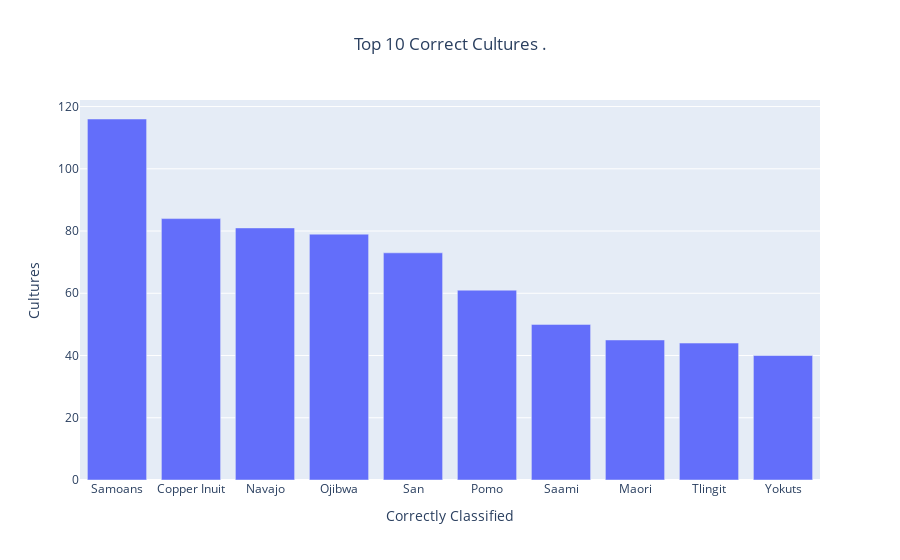
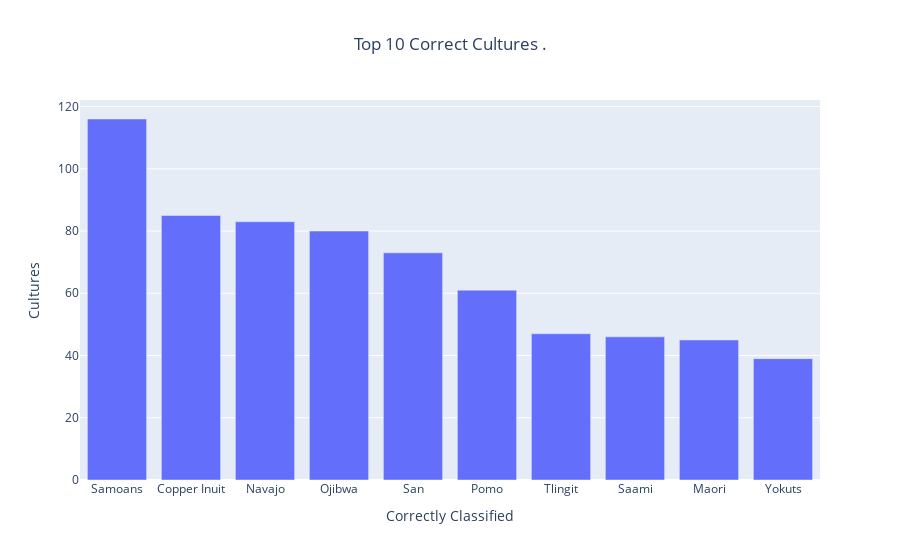
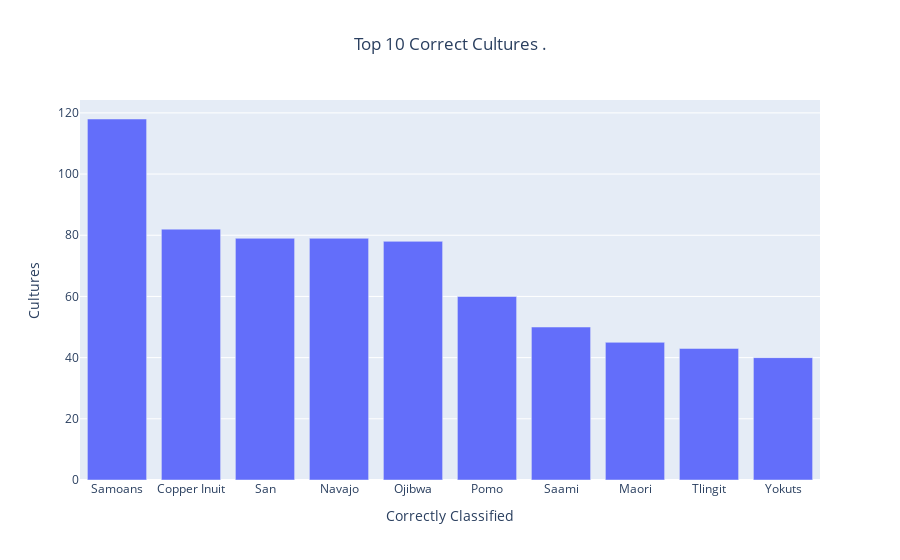

The cell these charts' notebook holds for them, in order:
### Markdown cell above
results = defaultdict(dict)
for b in [True, False]:
    print('\n\nBalanced:', b)
    
    for i in [224, 226, 241, 243]:
        curr_results = iterative_process(common_indicators=False,
                                    models=['LR', 'SVM', 'RF'], 
                                    specific_cat=i, exact=True, 
                                    balanced=b,
                                    verbose=True)
        results[f'i_{"balanced" if b else "imbalanced"}'] = curr_results

### Code cell
results = defaultdict(dict)
for i in [224, 226]:#, 241, 243]:
    curr_results = iterative_process(common_indicators=False,
                                models=['LR', 'SVM', 'RF'], 
                                specific_cat=i, exact=True, 
                                id=f'2 ({i})',
                                df_performance=df_performance,
                                balanced=False,
                                verbose=True)
    results[i] = curr_results

### Figure 1 — Plotly figure (JSON) as saved in the notebook; plotly's stock layout.template omitted (floating-point values rounded to 4 significant figures)
{"data": [{"name": "correct", "type": "bar", "x": ["Samoans", "Copper Inuit", "Navajo", "Ojibwa", "San", "Pomo", "Saami", "Maori", "Tlingit", "Yokuts"], "y": [116, 84, 81, 79, 73, 61, 50, 45, 44, 40]}], "layout": {"autosize": true, "title": {"text": "Top 10 Correct Cultures .", "x": 0.5}, "xaxis": {"autorange": true, "range": [-0.5, 9.5], "title": {"text": "Correctly Classified"}, "type": "category"}, "yaxis": {"autorange": true, "range": [0, 122.1], "title": {"text": "Cultures"}, "type": "linear"}}}

### Figure 2 — Plotly figure (JSON) as saved in the notebook; plotly's stock layout.template omitted (floating-point values rounded to 4 significant figures)
{"data": [{"name": "correct", "type": "bar", "x": ["Samoans", "Copper Inuit", "Navajo", "Ojibwa", "San", "Pomo", "Tlingit", "Saami", "Maori", "Yokuts"], "y": [116, 85, 83, 80, 73, 61, 47, 46, 45, 39]}], "layout": {"autosize": true, "title": {"text": "Top 10 Correct Cultures .", "x": 0.5}, "xaxis": {"autorange": true, "range": [-0.5, 9.5], "title": {"text": "Correctly Classified"}, "type": "category"}, "yaxis": {"autorange": true, "range": [0, 122.1], "title": {"text": "Cultures"}, "type": "linear"}}}

### Figure 3 — Plotly figure (JSON) as saved in the notebook; plotly's stock layout.template omitted (floating-point values rounded to 4 significant figures)
{"data": [{"name": "correct", "type": "bar", "x": ["Samoans", "Copper Inuit", "San", "Navajo", "Ojibwa", "Pomo", "Saami", "Maori", "Tlingit", "Yokuts"], "y": [118, 82, 79, 79, 78, 60, 50, 45, 43, 40]}], "layout": {"autosize": true, "title": {"text": "Top 10 Correct Cultures .", "x": 0.5}, "xaxis": {"autorange": true, "range": [-0.5, 9.5], "title": {"text": "Correctly Classified"}, "type": "category"}, "yaxis": {"autorange": true, "range": [0, 124.2], "title": {"text": "Cultures"}, "type": "linear"}}}
